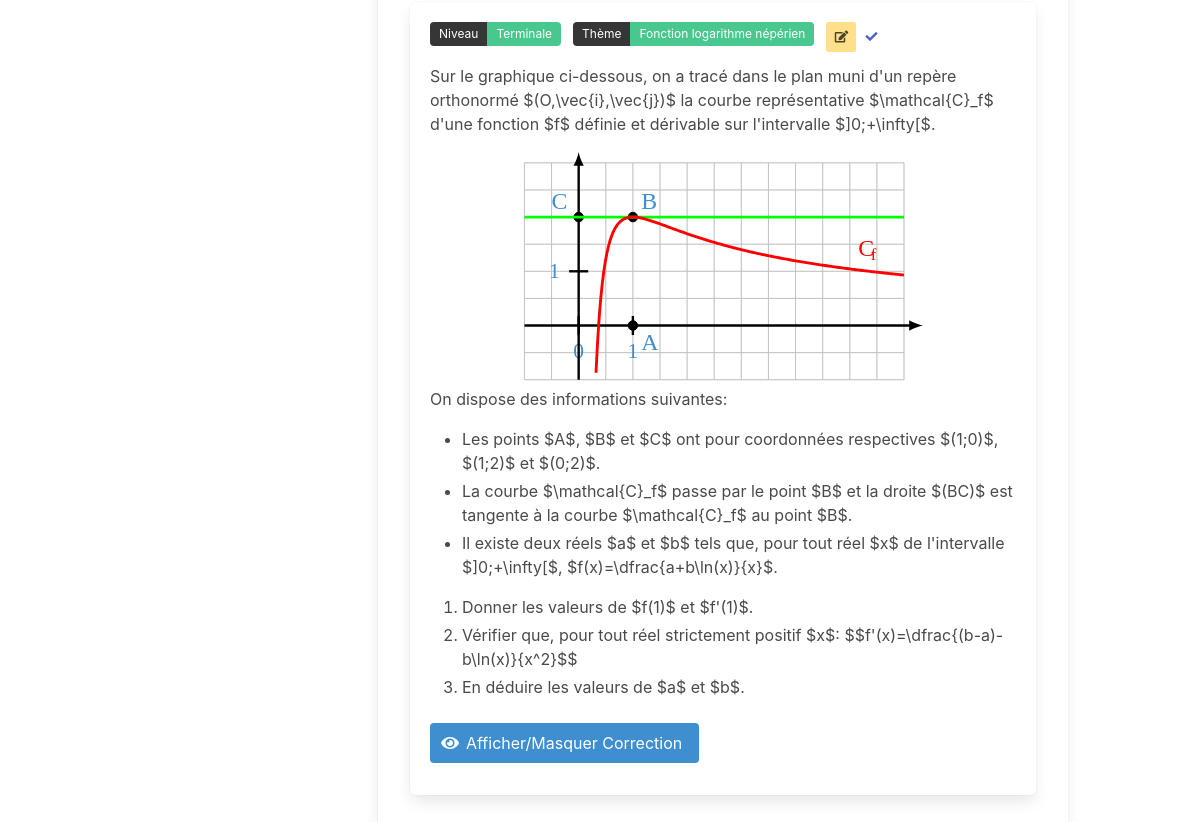
/?level=Terminale (lower part), run on an earlier commit of the app's database.
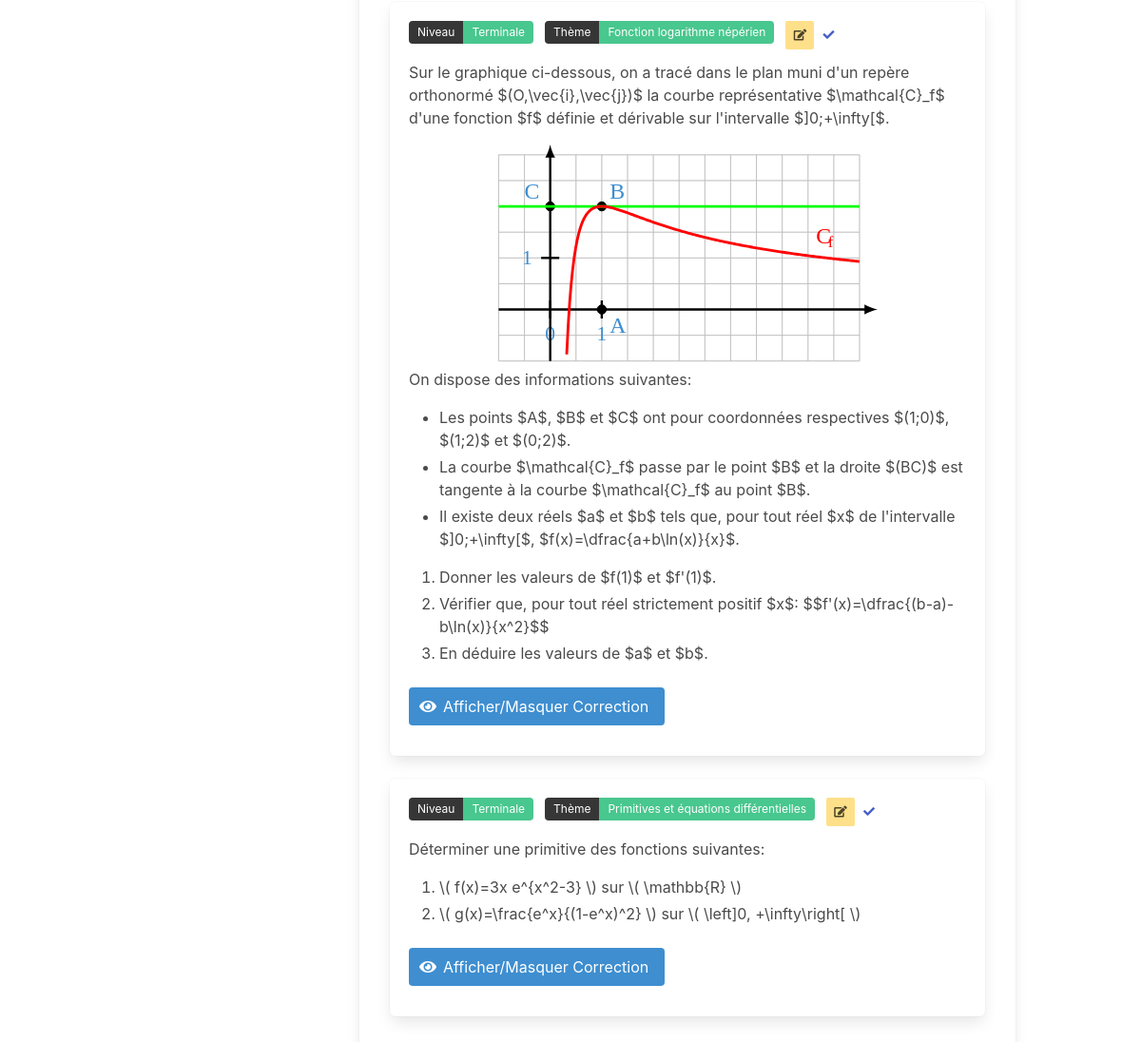
And on a later commit of the database.
### models.py (models this page shows, shortened)
class Exercice(db.Model):
    __tablename__ = 'exercices'
    id = db.Column(db.String, primary_key=True)
    level = db.Column(db.String, nullable=False)
    theme = db.Column(db.String, nullable=False)
    selected = db.Column(db.Boolean, default=False)
    content = db.Column(db.Text, nullable=False)
    latex_code = db.Column(db.Text, nullable=False)
    correction = db.Column(db.Text, nullable=False)
    latex_correction = db.Column(db.Text, nullable=False)

### app.py (the view)
@app.route('/')
def home():
    exercices = Exercice.query.all()
    selected_exercises = session.get('selected_exercises', [])
    return render_template('index.html', exercices=exercices, selected_exercises=selected_exercises)

### templates/index.html (shortened to what this page needs)
{% extends "base.html" %}
{% set dev_mode = true %}
{% block head %}
    <link rel="stylesheet" href="https://cdnjs.cloudflare.com/ajax/libs/bulma/0.9.3/css/bulma.min.css">
    <link rel="stylesheet" href="https://cdnjs.cloudflare.com/ajax/libs/font-awesome/5.15.4/css/all.min.css">
{% endblock %}
{% block content %}
    <div class="column">
        <div class="box">
                            {% set unique_themes = [] %}
                            {% for exercise in exercices %}
                                {% if exercise.theme not in unique_themes %}
                                    {% set _ = unique_themes.append(exercise.theme) %}
                                {% endif %}
                            {% endfor %}
                {% for exercice in exercices if exercice.level == request.args.get('level', 'Seconde') and (not request.args.get('theme') or request.args.get('theme') == 'all' or exercice.theme == request.args.get('theme')) %}
                    <div class="column is-full">
                        <div class="box {% if exercice.id in selected_exercises %}has-background-primary{% endif %}">
                            <div class="field is-grouped is-grouped-multiline">
                                <div class="control">
                                    <div class="tags has-addons">
                                        <span class="tag is-dark">Niveau</span>
                                        <span class="tag is-success">{{ exercice.level }}</span>
                                    </div>
                                </div>
                                <div class="control">
                                    <div class="tags has-addons">
                                        <span class="tag is-dark">Thème</span>
                                        <span class="tag is-success">{{ exercice.theme }}</span>
                                    </div>
                                </div>
                                {% if dev_mode %}
                                <div class="field is-pulled-right">
                                    <a class="button is-small is-warning" href="/edit_exercise?id={{ exercice.id }}">
                                        <span class="icon is-small">
                                            <i class="fas fa-edit"></i>
                                        </span>
                                    </a>
                                </div>
                                {% endif %}
                                <div class="field is-pulled-right">
                                    <form id="selectExerciseForm-{{ exercice.id }}" action="/select_exercise" method="post" style="display:inline;">
                                        <div class="tags has-addons">
                                            <button class="button is-small is-link is-inverted" type="submit">
                                                <span class="icon is-small">
                                                    <i class="fas {{ 'fa-times' if exercice.id in selected_exercises else 'fa-check' }}"></i>
                                                </span>
                                            </button>
                                        </div>
                                    </form>
                                </div>
                            </div>
                            <div class="content">{{ exercice.content | safe }}</div>
                            <div class="field">
                                <button class="button is-info" onclick="document.getElementById('correction-{{ loop.index }}').classList.toggle('is-hidden')">
                                    <span class="icon is-small">
                                        <i class="fas fa-eye"></i>
                                    </span>
                                    <span>Afficher/Masquer Correction</span>
                                </button>
                            </div>
                        </div>
                    </div>
                {% endfor %}
            </div>
        </div>
    </div>
{% endblock %}

### templates/base.html (shortened to what this page needs)
<!DOCTYPE html>
<html lang="en">
<head>
    <link rel="stylesheet" href="https://cdnjs.cloudflare.com/ajax/libs/bulma/0.9.3/css/bulma.min.css">
    <link rel="stylesheet" href="https://cdnjs.cloudflare.com/ajax/libs/font-awesome/5.15.4/css/all.min.css">
    <link rel="stylesheet" href="https://cdnjs.cloudflare.com/ajax/libs/highlight.js/11.7.0/styles/github.min.css">
    {% block head %}{% endblock %}
</head>
<body>
    <section class="section">
        <div class="container">
            <div class="columns">
                <div class="column is-one-quarter">
                </div>
                <div class="column">
                    {% block content %}{% endblock %}
                </div>
            </div>
    </section>
</body>
</html>

What changed in the data, as far as the page shows it:
added Exercice: level "Terminale", theme "Primitives et équations différentielles", content "Déterminer une primitive des fonctions suivantes: \\( f(x)=3x e^{x^2-3} \\) sur \\( \\mathbb{R} \\) \\( g(x)=\\frac{e^x}{(1-e^x)^2} \\) sur \\( \\left]0, +\\infty\\right[ \\)"
